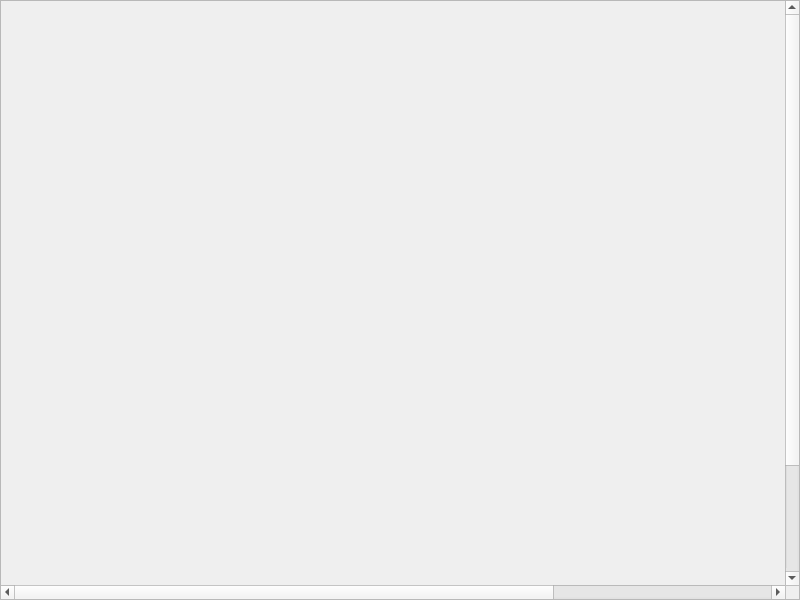
<?xml version="1.0" encoding="UTF-8"?>
<ui version="4.0">
 <class>WidgetPFD</class>
 <widget class="QWidget" name="WidgetPFD">
  <property name="geometry">
   <rect>
    <x>0</x>
    <y>0</y>
    <width>800</width>
    <height>600</height>
   </rect>
  </property>
  <property name="windowTitle">
   <string>PFD</string>
  </property>
  <property name="windowIcon">
   <iconset resource="../mscsim.qrc">
    <normaloff>:/gui/images/icon.svg</normaloff>:/gui/images/icon.svg</iconset>
  </property>
  <property name="styleSheet">
   <string notr="true"/>
  </property>
  <property name="locale">
   <locale language="English" country="UnitedStates"/>
  </property>
  <layout class="QGridLayout" name="gridLayout">
   <property name="leftMargin">
    <number>0</number>
   </property>
   <property name="topMargin">
    <number>0</number>
   </property>
   <property name="rightMargin">
    <number>0</number>
   </property>
   <property name="bottomMargin">
    <number>0</number>
   </property>
   <item row="0" column="0">
    <widget class="QScrollArea" name="scrollArea">
     <property name="widgetResizable">
      <bool>true</bool>
     </property>
     <widget class="QWidget" name="scrollAreaWidgetContents">
      <property name="geometry">
       <rect>
        <x>0</x>
        <y>0</y>
        <width>1114</width>
        <height>734</height>
       </rect>
      </property>
      <layout class="QGridLayout" name="gridLayout_2">
       <property name="leftMargin">
        <number>0</number>
       </property>
       <property name="topMargin">
        <number>0</number>
       </property>
       <property name="rightMargin">
        <number>0</number>
       </property>
       <property name="bottomMargin">
        <number>0</number>
       </property>
       <item row="0" column="1">
        <spacer name="verticalSpacer_2">
         <property name="orientation">
          <enum>Qt::Vertical</enum>
         </property>
         <property name="sizeHint" stdset="0">
          <size>
           <width>20</width>
           <height>2</height>
          </size>
         </property>
        </spacer>
       </item>
       <item row="1" column="0">
        <spacer name="horizontalSpacer">
         <property name="orientation">
          <enum>Qt::Horizontal</enum>
         </property>
         <property name="sizeHint" stdset="0">
          <size>
           <width>2</width>
           <height>20</height>
          </size>
         </property>
        </spacer>
       </item>
       <item row="1" column="1">
        <widget class="WidgetGDU" name="widgetPFD" native="true">
         <property name="minimumSize">
          <size>
           <width>1100</width>
           <height>720</height>
          </size>
         </property>
         <property name="maximumSize">
          <size>
           <width>1100</width>
           <height>720</height>
          </size>
         </property>
        </widget>
       </item>
       <item row="1" column="2">
        <spacer name="horizontalSpacer_2">
         <property name="orientation">
          <enum>Qt::Horizontal</enum>
         </property>
         <property name="sizeHint" stdset="0">
          <size>
           <width>3</width>
           <height>20</height>
          </size>
         </property>
        </spacer>
       </item>
       <item row="2" column="1">
        <spacer name="verticalSpacer">
         <property name="orientation">
          <enum>Qt::Vertical</enum>
         </property>
         <property name="sizeHint" stdset="0">
          <size>
           <width>20</width>
           <height>3</height>
          </size>
         </property>
        </spacer>
       </item>
      </layout>
     </widget>
    </widget>
   </item>
  </layout>
 </widget>
 <customwidgets>
  <customwidget>
   <class>WidgetGDU</class>
   <extends>QWidget</extends>
   <header>gui/WidgetGDU.h</header>
   <container>1</container>
  </customwidget>
 </customwidgets>
 <resources>
  <include location="../mscsim.qrc"/>
 </resources>
 <connections/>
</ui>
